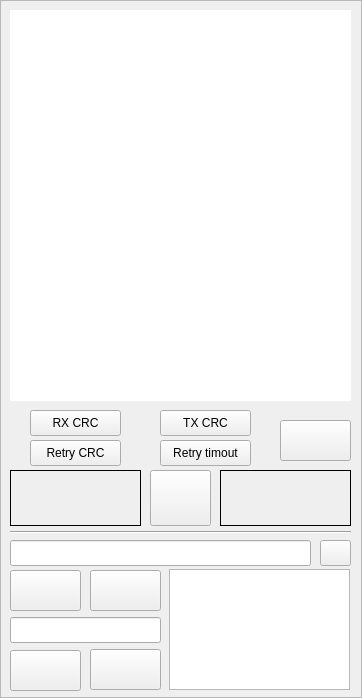
<?xml version="1.0" encoding="UTF-8"?>
<ui version="4.0">
 <class>MainWindow</class>
 <widget class="QMainWindow" name="MainWindow">
  <property name="enabled">
   <bool>true</bool>
  </property>
  <property name="geometry">
   <rect>
    <x>0</x>
    <y>0</y>
    <width>362</width>
    <height>698</height>
   </rect>
  </property>
  <property name="windowTitle">
   <string>JIO Server</string>
  </property>
  <property name="windowIcon">
   <iconset resource="Icons.qrc">
    <normaloff>:/icons/JIOServer.svg</normaloff>:/icons/JIOServer.svg</iconset>
  </property>
  <widget class="QWidget" name="centralwidget">
   <property name="sizePolicy">
    <sizepolicy hsizetype="Maximum" vsizetype="Maximum">
     <horstretch>0</horstretch>
     <verstretch>0</verstretch>
    </sizepolicy>
   </property>
   <layout class="QVBoxLayout" name="Layout">
    <property name="spacing">
     <number>0</number>
    </property>
    <property name="leftMargin">
     <number>0</number>
    </property>
    <property name="topMargin">
     <number>0</number>
    </property>
    <property name="rightMargin">
     <number>0</number>
    </property>
    <property name="bottomMargin">
     <number>0</number>
    </property>
    <item>
     <widget class="QFrame" name="frame">
      <property name="frameShape">
       <enum>QFrame::Shape::StyledPanel</enum>
      </property>
      <property name="frameShadow">
       <enum>QFrame::Shadow::Raised</enum>
      </property>
      <widget class="QPushButton" name="fileSelectPushButton">
       <property name="geometry">
        <rect>
         <x>320</x>
         <y>540</y>
         <width>31</width>
         <height>26</height>
        </rect>
       </property>
       <property name="text">
        <string/>
       </property>
       <property name="icon">
        <iconset resource="Icons.qrc">
         <normaloff>:/icons/openFile.svg</normaloff>:/icons/openFile.svg</iconset>
       </property>
       <property name="iconSize">
        <size>
         <width>22</width>
         <height>22</height>
        </size>
       </property>
      </widget>
      <widget class="QPushButton" name="connectPushButton">
       <property name="geometry">
        <rect>
         <x>150</x>
         <y>470</y>
         <width>61</width>
         <height>56</height>
        </rect>
       </property>
       <property name="text">
        <string/>
       </property>
       <property name="icon">
        <iconset resource="Icons.qrc">
         <normaloff>:/icons/disconnected.svg</normaloff>:/icons/disconnected.svg</iconset>
       </property>
       <property name="iconSize">
        <size>
         <width>48</width>
         <height>48</height>
        </size>
       </property>
      </widget>
      <widget class="QLineEdit" name="addressLineEdit">
       <property name="geometry">
        <rect>
         <x>10</x>
         <y>617</y>
         <width>151</width>
         <height>26</height>
        </rect>
       </property>
       <property name="alignment">
        <set>Qt::AlignmentFlag::AlignCenter</set>
       </property>
      </widget>
      <widget class="QLineEdit" name="imagePathLineEdit">
       <property name="geometry">
        <rect>
         <x>10</x>
         <y>540</y>
         <width>301</width>
         <height>26</height>
        </rect>
       </property>
      </widget>
      <widget class="QLabel" name="redLightLabel">
       <property name="geometry">
        <rect>
         <x>10</x>
         <y>470</y>
         <width>131</width>
         <height>56</height>
        </rect>
       </property>
       <property name="frameShape">
        <enum>QFrame::Shape::Box</enum>
       </property>
       <property name="text">
        <string/>
       </property>
       <property name="alignment">
        <set>Qt::AlignmentFlag::AlignCenter</set>
       </property>
      </widget>
      <widget class="QLabel" name="greenLightLabel">
       <property name="geometry">
        <rect>
         <x>220</x>
         <y>470</y>
         <width>131</width>
         <height>56</height>
        </rect>
       </property>
       <property name="frameShape">
        <enum>QFrame::Shape::Box</enum>
       </property>
       <property name="text">
        <string/>
       </property>
       <property name="alignment">
        <set>Qt::AlignmentFlag::AlignCenter</set>
       </property>
      </widget>
      <widget class="QListWidget" name="namesListWidget">
       <property name="geometry">
        <rect>
         <x>169</x>
         <y>569</y>
         <width>181</width>
         <height>121</height>
        </rect>
       </property>
       <property name="font">
        <font>
         <pointsize>12</pointsize>
        </font>
       </property>
       <property name="horizontalScrollBarPolicy">
        <enum>Qt::ScrollBarPolicy::ScrollBarAlwaysOff</enum>
       </property>
      </widget>
      <widget class="QPlainTextEdit" name="logWidget">
       <property name="geometry">
        <rect>
         <x>10</x>
         <y>10</y>
         <width>341</width>
         <height>391</height>
        </rect>
       </property>
       <property name="frameShape">
        <enum>QFrame::Shape::NoFrame</enum>
       </property>
       <property name="horizontalScrollBarPolicy">
        <enum>Qt::ScrollBarPolicy::ScrollBarAlwaysOff</enum>
       </property>
       <property name="textInteractionFlags">
        <set>Qt::TextInteractionFlag::TextSelectableByKeyboard|Qt::TextInteractionFlag::TextSelectableByMouse</set>
       </property>
       <property name="maximumBlockCount">
        <number>1000</number>
       </property>
      </widget>
      <widget class="QPushButton" name="bluetoothButton">
       <property name="geometry">
        <rect>
         <x>10</x>
         <y>570</y>
         <width>71</width>
         <height>41</height>
        </rect>
       </property>
       <property name="text">
        <string/>
       </property>
       <property name="icon">
        <iconset resource="Icons.qrc">
         <normaloff>:/icons/Bluetooth.svg</normaloff>:/icons/Bluetooth.svg</iconset>
       </property>
       <property name="iconSize">
        <size>
         <width>32</width>
         <height>32</height>
        </size>
       </property>
       <property name="checkable">
        <bool>true</bool>
       </property>
      </widget>
      <widget class="QPushButton" name="USBButton">
       <property name="geometry">
        <rect>
         <x>90</x>
         <y>570</y>
         <width>71</width>
         <height>41</height>
        </rect>
       </property>
       <property name="text">
        <string/>
       </property>
       <property name="icon">
        <iconset resource="Icons.qrc">
         <normaloff>:/icons/USB.svg</normaloff>:/icons/USB.svg</iconset>
       </property>
       <property name="iconSize">
        <size>
         <width>32</width>
         <height>32</height>
        </size>
       </property>
       <property name="checkable">
        <bool>true</bool>
       </property>
      </widget>
      <widget class="Line" name="line">
       <property name="geometry">
        <rect>
         <x>10</x>
         <y>530</y>
         <width>341</width>
         <height>4</height>
        </rect>
       </property>
       <property name="orientation">
        <enum>Qt::Orientation::Horizontal</enum>
       </property>
      </widget>
      <widget class="QPushButton" name="refreshPushButton">
       <property name="geometry">
        <rect>
         <x>90</x>
         <y>649</y>
         <width>71</width>
         <height>41</height>
        </rect>
       </property>
       <property name="text">
        <string/>
       </property>
       <property name="icon">
        <iconset resource="Icons.qrc">
         <normaloff>:/icons/refresh.svg</normaloff>:/icons/refresh.svg</iconset>
       </property>
       <property name="iconSize">
        <size>
         <width>32</width>
         <height>32</height>
        </size>
       </property>
      </widget>
      <widget class="QPushButton" name="clearPushButton">
       <property name="geometry">
        <rect>
         <x>280</x>
         <y>420</y>
         <width>71</width>
         <height>41</height>
        </rect>
       </property>
       <property name="text">
        <string/>
       </property>
       <property name="icon">
        <iconset resource="Icons.qrc">
         <normaloff>:/icons/clear.svg</normaloff>:/icons/clear.svg</iconset>
       </property>
       <property name="iconSize">
        <size>
         <width>32</width>
         <height>32</height>
        </size>
       </property>
       <property name="checkable">
        <bool>false</bool>
       </property>
      </widget>
      <widget class="QPushButton" name="unlockPushButton">
       <property name="geometry">
        <rect>
         <x>10</x>
         <y>650</y>
         <width>71</width>
         <height>41</height>
        </rect>
       </property>
       <property name="text">
        <string/>
       </property>
       <property name="icon">
        <iconset resource="Icons.qrc">
         <normaloff>:/icons/unlock.svg</normaloff>:/icons/unlock.svg</iconset>
       </property>
       <property name="iconSize">
        <size>
         <width>32</width>
         <height>32</height>
        </size>
       </property>
       <property name="checkable">
        <bool>false</bool>
       </property>
      </widget>
      <widget class="QPushButton" name="readCRC">
       <property name="geometry">
        <rect>
         <x>30</x>
         <y>410</y>
         <width>91</width>
         <height>26</height>
        </rect>
       </property>
       <property name="text">
        <string>RX CRC</string>
       </property>
       <property name="checkable">
        <bool>true</bool>
       </property>
      </widget>
      <widget class="QPushButton" name="writeCRC">
       <property name="geometry">
        <rect>
         <x>160</x>
         <y>410</y>
         <width>91</width>
         <height>26</height>
        </rect>
       </property>
       <property name="text">
        <string>TX CRC</string>
       </property>
       <property name="checkable">
        <bool>true</bool>
       </property>
      </widget>
      <widget class="QPushButton" name="retryCRC">
       <property name="geometry">
        <rect>
         <x>30</x>
         <y>440</y>
         <width>91</width>
         <height>26</height>
        </rect>
       </property>
       <property name="text">
        <string>Retry CRC</string>
       </property>
       <property name="checkable">
        <bool>true</bool>
       </property>
      </widget>
      <widget class="QPushButton" name="retryTimeout">
       <property name="geometry">
        <rect>
         <x>160</x>
         <y>440</y>
         <width>91</width>
         <height>26</height>
        </rect>
       </property>
       <property name="text">
        <string>Retry timout</string>
       </property>
       <property name="checkable">
        <bool>true</bool>
       </property>
      </widget>
     </widget>
    </item>
   </layout>
  </widget>
 </widget>
 <resources>
  <include location="Icons.qrc"/>
 </resources>
 <connections>
  <connection>
   <sender>fileSelectPushButton</sender>
   <signal>clicked()</signal>
   <receiver>MainWindow</receiver>
   <slot>onButtonClicked()</slot>
   <hints>
    <hint type="sourcelabel">
     <x>222</x>
     <y>284</y>
    </hint>
    <hint type="destinationlabel">
     <x>137</x>
     <y>153</y>
    </hint>
   </hints>
  </connection>
  <connection>
   <sender>connectPushButton</sender>
   <signal>clicked()</signal>
   <receiver>MainWindow</receiver>
   <slot>onButtonClicked()</slot>
   <hints>
    <hint type="sourcelabel">
     <x>133</x>
     <y>220</y>
    </hint>
    <hint type="destinationlabel">
     <x>137</x>
     <y>153</y>
    </hint>
   </hints>
  </connection>
  <connection>
   <sender>namesListWidget</sender>
   <signal>itemClicked(QListWidgetItem*)</signal>
   <receiver>MainWindow</receiver>
   <slot>onItemActivated(QListWidgetItem*)</slot>
   <hints>
    <hint type="sourcelabel">
     <x>177</x>
     <y>295</y>
    </hint>
    <hint type="destinationlabel">
     <x>225</x>
     <y>261</y>
    </hint>
   </hints>
  </connection>
  <connection>
   <sender>bluetoothButton</sender>
   <signal>clicked()</signal>
   <receiver>MainWindow</receiver>
   <slot>onButtonClicked()</slot>
   <hints>
    <hint type="sourcelabel">
     <x>260</x>
     <y>470</y>
    </hint>
    <hint type="destinationlabel">
     <x>180</x>
     <y>348</y>
    </hint>
   </hints>
  </connection>
  <connection>
   <sender>USBButton</sender>
   <signal>clicked()</signal>
   <receiver>MainWindow</receiver>
   <slot>onButtonClicked()</slot>
   <hints>
    <hint type="sourcelabel">
     <x>320</x>
     <y>470</y>
    </hint>
    <hint type="destinationlabel">
     <x>180</x>
     <y>348</y>
    </hint>
   </hints>
  </connection>
  <connection>
   <sender>imagePathLineEdit</sender>
   <signal>textChanged(QString)</signal>
   <receiver>MainWindow</receiver>
   <slot>onTextChanged(QString)</slot>
   <hints>
    <hint type="sourcelabel">
     <x>160</x>
     <y>572</y>
    </hint>
    <hint type="destinationlabel">
     <x>180</x>
     <y>348</y>
    </hint>
   </hints>
  </connection>
  <connection>
   <sender>addressLineEdit</sender>
   <signal>textChanged(QString)</signal>
   <receiver>MainWindow</receiver>
   <slot>onTextChanged(QString)</slot>
   <hints>
    <hint type="sourcelabel">
     <x>75</x>
     <y>602</y>
    </hint>
    <hint type="destinationlabel">
     <x>180</x>
     <y>348</y>
    </hint>
   </hints>
  </connection>
  <connection>
   <sender>refreshPushButton</sender>
   <signal>clicked()</signal>
   <receiver>MainWindow</receiver>
   <slot>onButtonClicked()</slot>
   <hints>
    <hint type="sourcelabel">
     <x>127</x>
     <y>669</y>
    </hint>
    <hint type="destinationlabel">
     <x>180</x>
     <y>348</y>
    </hint>
   </hints>
  </connection>
  <connection>
   <sender>clearPushButton</sender>
   <signal>clicked()</signal>
   <receiver>MainWindow</receiver>
   <slot>onButtonClicked()</slot>
   <hints>
    <hint type="sourcelabel">
     <x>318</x>
     <y>439</y>
    </hint>
    <hint type="destinationlabel">
     <x>180</x>
     <y>348</y>
    </hint>
   </hints>
  </connection>
  <connection>
   <sender>unlockPushButton</sender>
   <signal>clicked()</signal>
   <receiver>MainWindow</receiver>
   <slot>onButtonClicked()</slot>
   <hints>
    <hint type="sourcelabel">
     <x>45</x>
     <y>670</y>
    </hint>
    <hint type="destinationlabel">
     <x>180</x>
     <y>348</y>
    </hint>
   </hints>
  </connection>
  <connection>
   <sender>retryCRC</sender>
   <signal>clicked()</signal>
   <receiver>MainWindow</receiver>
   <slot>onButtonClicked()</slot>
   <hints>
    <hint type="sourcelabel">
     <x>75</x>
     <y>442</y>
    </hint>
    <hint type="destinationlabel">
     <x>180</x>
     <y>348</y>
    </hint>
   </hints>
  </connection>
  <connection>
   <sender>writeCRC</sender>
   <signal>clicked()</signal>
   <receiver>MainWindow</receiver>
   <slot>onButtonClicked()</slot>
   <hints>
    <hint type="sourcelabel">
     <x>205</x>
     <y>412</y>
    </hint>
    <hint type="destinationlabel">
     <x>180</x>
     <y>348</y>
    </hint>
   </hints>
  </connection>
  <connection>
   <sender>readCRC</sender>
   <signal>clicked()</signal>
   <receiver>MainWindow</receiver>
   <slot>onButtonClicked()</slot>
   <hints>
    <hint type="sourcelabel">
     <x>75</x>
     <y>412</y>
    </hint>
    <hint type="destinationlabel">
     <x>180</x>
     <y>348</y>
    </hint>
   </hints>
  </connection>
  <connection>
   <sender>retryTimeout</sender>
   <signal>clicked()</signal>
   <receiver>MainWindow</receiver>
   <slot>onButtonClicked()</slot>
   <hints>
    <hint type="sourcelabel">
     <x>205</x>
     <y>442</y>
    </hint>
    <hint type="destinationlabel">
     <x>180</x>
     <y>348</y>
    </hint>
   </hints>
  </connection>
 </connections>
 <slots>
  <slot>onComboBoxActivated(int)</slot>
  <slot>onButtonClicked()</slot>
  <slot>onItemActivated(QListWidgetItem*)</slot>
  <slot>onCheckBoxStateChanged(int)</slot>
  <slot>onTextChanged(QString)</slot>
 </slots>
</ui>
